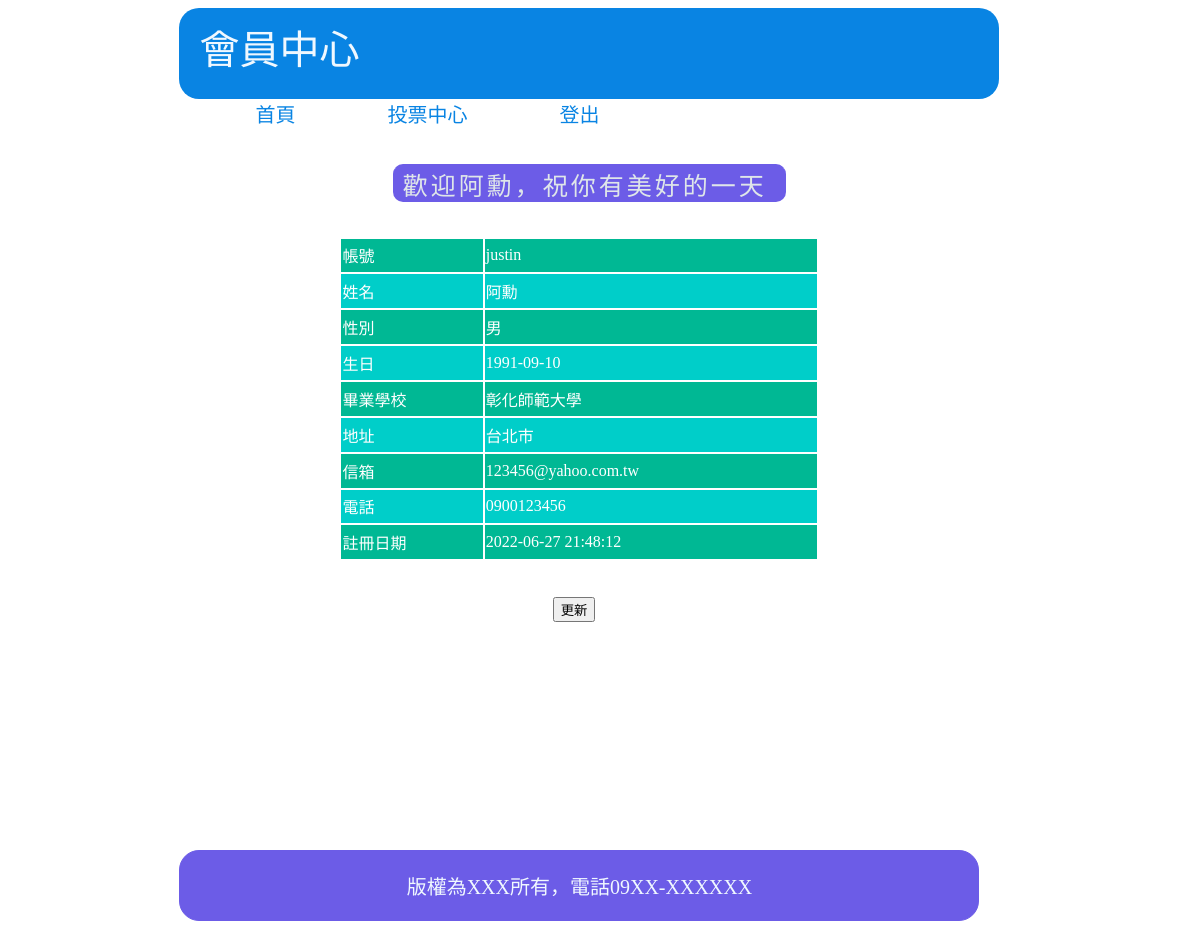
The page /front/member_center.php (signed in) on the database as committed earlier.
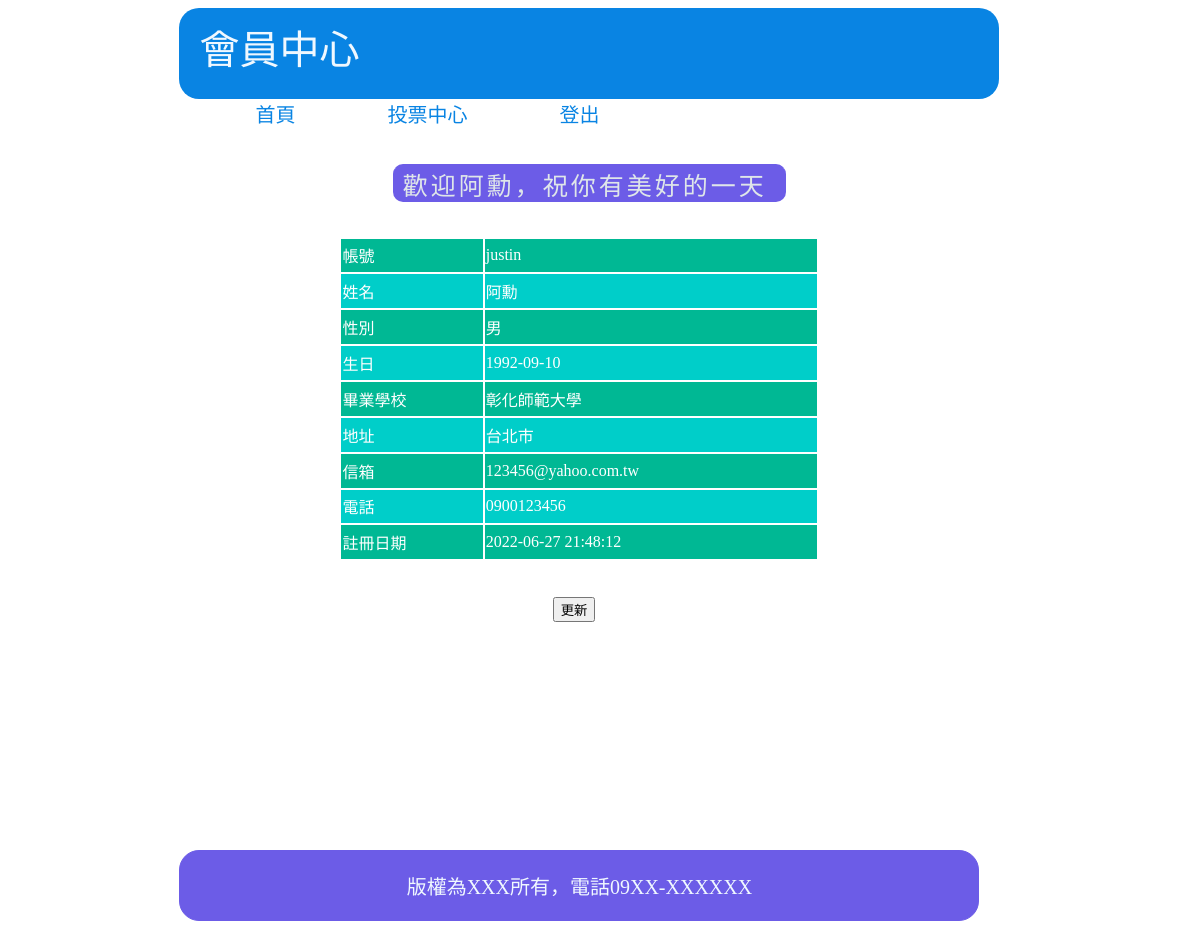
The same page on the database as committed later.
### tables this page shows
CREATE TABLE `users` (
  `id` int(11) UNSIGNED NOT NULL,
  `acc` varchar(12) NOT NULL,
  `pw` varchar(32) NOT NULL COMMENT '密碼',
  `name` varchar(12) NOT NULL,
  `gender` tinyint(1) UNSIGNED NOT NULL,
  `birthday` date NOT NULL,
  `eduction` varchar(32) NOT NULL,
  `addr` varchar(64) NOT NULL,
  `idcard` varchar(12) NOT NULL,
  `e-mail` varchar(64) NOT NULL,
  `phone` varchar(12) NOT NULL,
  `passnote` varchar(12) NOT NULL,
  `reg_date` datetime NOT NULL,
  `update_date` date NOT NULL
);

### front/member_center.php (the view, shortened to what this page needs)
<!DOCTYPE html>
<html lang="en">
<head>
    <link rel="stylesheet" href="../css/body.css">
</head>
<body>
    <div id="header">
        <div>會員中心</div>
        <nav>
            <a href="../index.php">首頁</a>
            <?php
            include "../login/connect.php";
            if (isset($_SESSION)) {
                if ($_SESSION['id'] <= 3) {
                    echo   "<a href='../back/vote_center.php'>投票中心</a>";
                } else {
                    echo   "<a href='../front/vote_center.php'>投票中心</a>";
                }
            }
            if (isset($_SESSION['user'])) {
            ?>
                <a href="../login/logout.php">登出</a>
            <?php
            } else {
            ?>
                <a href="../login/login.php">登入</a>
            <?php
            }
            ?>
        </nav>
    </div>
    <?php
    $sql = "select * from `users` where acc='{$_SESSION['user']}'";
    $user = $pdo->query($sql)->fetch(PDO::FETCH_ASSOC);
    ?>
    <div id="content">
        <div id="ask">歡迎<?= $user['name']; ?>，祝你有美好的一天~~</div>
        <table>
            <?php
            echo "<tr><td>帳號</td><td>{$user['acc']}</td></tr>";
            echo "<tr><td>姓名</td><td>{$user['name']}</td></tr>";
            if ($user['gender'] == 0) {
                $gender = '男';
            } else {
                $gender = '女';
            }
            echo "<tr><td>性別</td><td id='gender'>{$gender}</td></tr>";
            echo "<tr><td>生日</td><td>{$user['birthday']}</td></tr>";
            echo "<tr><td>畢業學校</td><td>{$user['eduction']}</td></tr>";
            echo "<tr><td>地址</td><td>{$user['addr']}</td></tr>";
            echo "<tr><td>信箱</td><td>{$user['e-mail']}</td></tr>";
            echo "<tr><td>電話</td><td>{$user['phone']}</td></tr>";
            echo "<tr><td>註冊日期</td><td>{$user['reg_date']}</td></tr>";
            ?>
        </table>
        <br>
        <div id="list">
            <form action="./edit.php" method="post">
                <input class="btn_update" type="submit" value="更新">
            </form>
        </div>
    </div>
    <div id="footer">
        <p>版權為XXX所有，電話09XX-XXXXXX</p>
    </div>
</body>
</html>

Rows that differ between the two databases and show on the page:
changed users "阿勳": birthday "1991-09-10" → "1992-09-10"
